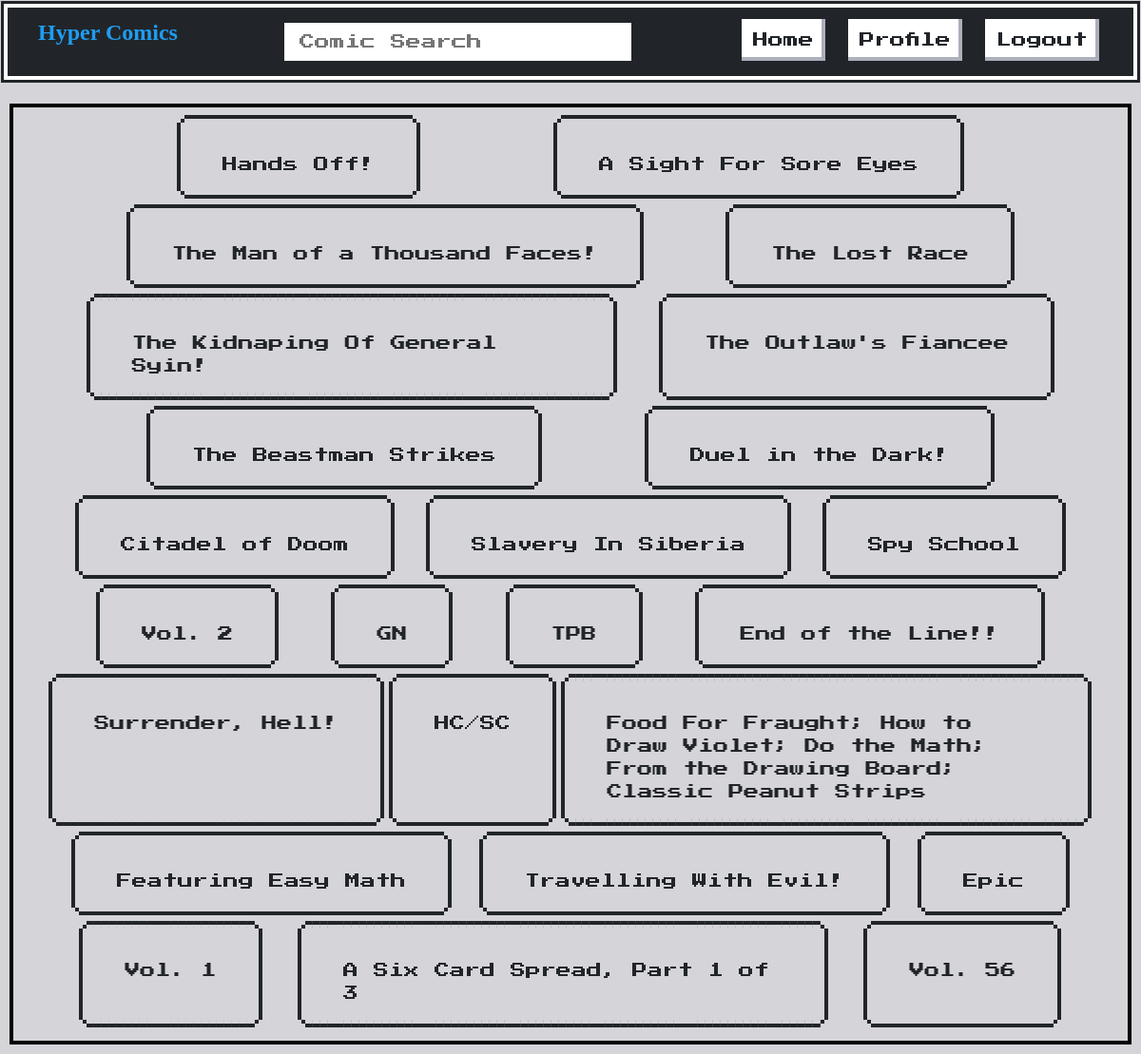
Screenshot of / (signed in) with the database file from the repository.
### ComicBaseApp/models.py (models this page shows, shortened)
class ComicBook(models.Model):
    name = models.CharField(max_length=150, null=True, blank=True)
    author = models.CharField(max_length=50)
    description = models.TextField(null=True, blank=True)
    published_date = models.DateField(null=True, blank=True)
    publisher = models.CharField(max_length=50, null=True, blank=True)
    volume = models.CharField(max_length=150)
    issue = models.IntegerField()
    image = models.URLField(default="")
    lg_image = models.URLField(default="")
    is_checked_out = models.BooleanField(default=False)
    is_on_hold = models.BooleanField(default=False)

### ComicBaseApp/views.py (the view)
# urls.py: path("", index, name="home"),
def index(request):
    html = "index.html"
    books = ComicBook.objects.all()
    context = {"issue": books}
    return render(request, html, context)

### templates/index.html (shortened to what this page needs)
{% extends "base.html" %}
{% block content%}
    <div class='nes-container homebox'>
    {% for issue in issue %}
    {% if issue.name is not None %}
    <div onclick="location.href='comicinfo/{{issue.id}}'" class='comicdetails is-rounded nes-container'>
       <div class='comicinfo'>
       <span class='nes-text'>{{issue.name}}</span>
       </div>
       </div>
    {% endif %}
    {% endfor %}
{% endblock %}

### ComicBaseApp/static/css/main.css (style rules this page uses)
:root { box-sizing: border-box; font-family: SuperLegendBoy; }
body { background: #d5d4d8; }
.nes-container { margin: 10px; }
nav, .nes-container { padding: 0.5rem 2rem; }
.homebox { display: flex; flex-wrap: wrap; justify-content: space-evenly; }
.comicdetails { display: flex; justify-content: space-around; margin-bottom: 10px !important; max-width: 550px; }
.comicinfo { display: flex; flex-direction: column; margin: 1em; }

### rows the page displays
ComicBook: name "Hands Off!"
ComicBook: name "A Sight For Sore Eyes"
ComicBook: name "The Man of a Thousand Faces!"
ComicBook: name "The Lost Race"
ComicBook: name "The Kidnaping Of General Syin!"
ComicBook: name "The Outlaw's Fiancee"
ComicBook: name "The Beastman Strikes"
ComicBook: name "Duel in the Dark!"
ComicBook: name "Citadel of Doom"
ComicBook: name "Slavery In Siberia"
ComicBook: name "Spy School"
ComicBook: name "Vol. 2"
ComicBook: name "GN"
ComicBook: name "TPB"
ComicBook: name "End of the Line!!"
ComicBook: name "Surrender, Hell!"
ComicBook: name "HC/SC"
ComicBook: name "Food For Fraught; How to Draw Violet; Do the Math; From the Drawing Board; Classic Peanut Strips"
ComicBook: name "Featuring Easy Math"
ComicBook: name "Travelling With Evil!"
ComicBook: name "Epic"
ComicBook: name "Vol. 1"
ComicBook: name "A Six Card Spread, Part 1 of 3"
ComicBook: name "Vol. 56"
